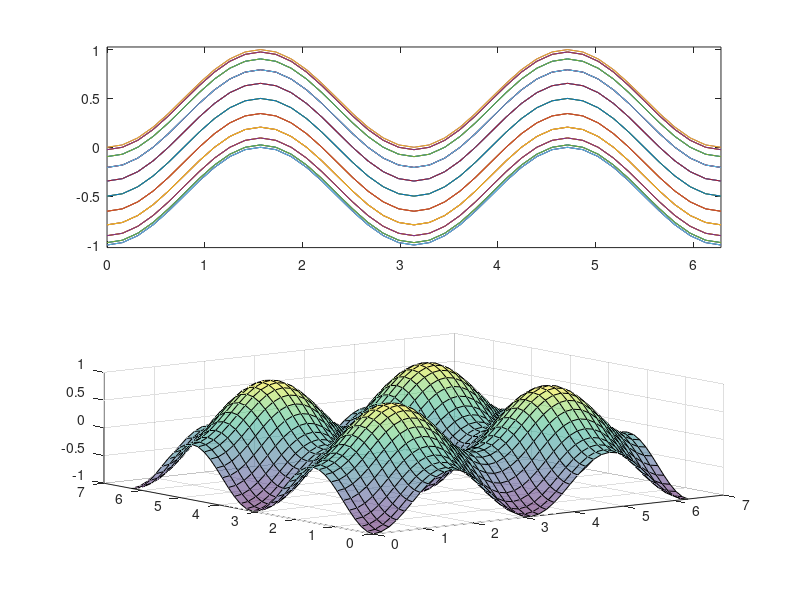

Write MATLAB code to recreate this figure. (Note: this script raises an error after producing the figure.)
t=0:pi/20:2*pi;
[x,y] = meshgrid(t)

subplot(2,1,1)
z=(sin(x).^2)-(cos(y).^2);
plot(t,z);
axis equal

subplot(2,1,2)
s=surf(x,y,z, 'FaceAlpha', 0.5);
s.EdgeColor='none';
